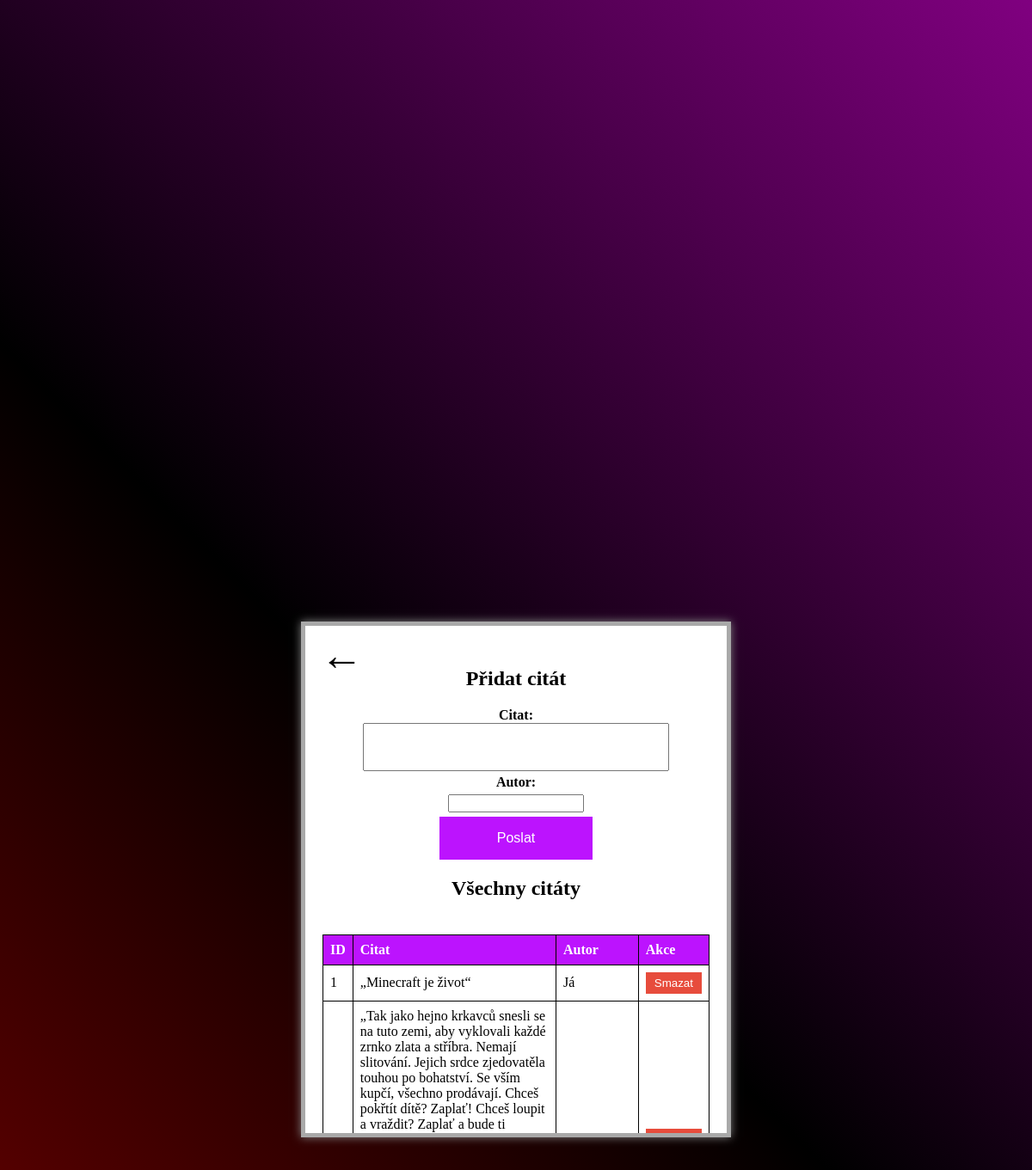
The page /priv.php on the database its author committed.
### tables this page shows
CREATE TABLE `citaty` (
  `id` int(11) NOT NULL,
  `citat` text DEFAULT NULL,
  `autor` varchar(255) DEFAULT NULL,
  `uzivatel_id` int(11) DEFAULT NULL,
  `datum` timestamp NOT NULL DEFAULT current_timestamp()
);

### priv.php (the view, shortened to what this page needs)
<!DOCTYPE html>
<html lang="en">
<head>
</head>
<body>
    <div class="menu">
        <div class="back"><a href="index.php">←</a></div>
        <h2>Přidat citát</h2>
        <form action="<?php echo htmlspecialchars($_SERVER["PHP_SELF"]); ?>" method="post">
            <label for="citat"><b>Citat:</b></label><br>
            <textarea name="citat" id="citat" required></textarea><br>
            <label for="autor"><b>Autor:</b></label><br>
            <input type="text" name="autor" id="autor" required><br>
            <input type="submit" value="Poslat" class="login-button">
        </form>
        <?php
        require('db.php');
        $query_select = "SELECT id, citat, autor FROM citaty";
        $result_select = mysqli_query($con, $query_select);
        ?>
        <h2>Všechny citáty</h2>
        <table>
            <tr>
                <th>ID</th>
                <th>Citat</th>
                <th>Autor</th>
                <th>Akce</th>
            </tr>
            <?php
            while ($row = mysqli_fetch_assoc($result_select)) {
                echo "<tr>";
                echo "<td>{$row['id']}</td>";
                echo "<td>{$row['citat']}</td>";
                echo "<td>{$row['autor']}</td>";
                echo "<td><button class='delete-btn' onclick='deleteQuote({$row['id']})'>Smazat</button></td>";
                echo "</tr>";
            }
            ?>
        </table>
    </div>
</body>
</html>

### priv.php (style rules this page uses)
body { display: flex; justify-content: center; align-items: center; height: 100vh; margin: 0; background: linear-gradient(45deg, rgba(139, 0, 0, 1) 0%, rgba(0, 0, 0, 1) 50%, rgba(128, 0, 128, 1) 100%); }
.menu { display: flex; flex-direction: column; margin-top: 50px; width: 450px; max-height: 550px; background-color: gray; padding: 20px; box-shadow: 0px 0px 10px gray; overflow-y: auto; background-color: white; border: 5px solid darkgray; align-items: center; text-align: center; }
.menu input { margin-top: 5px; }
#autor { width: 150px; }
#citat { width: 350px; height: 50px; }
h2 { text-align: center; }
#citat { resize: none; }
table { width: 100%; border-collapse: collapse; margin-top: 20px; }
th, td { border: 1px solid black; padding: 8px; text-align: left; }
th { background-color: #BC13FE; color: white; }
.delete-btn { background-color: #e74c3c; color: white; border: none; padding: 5px 10px; cursor: pointer; }
.back { display: flex; margin-top: -15px; margin-bottom: -35px; margin-left: -400px; font-size: 50px; }
.back a { color: black; text-decoration: none; margin-right: 5px; }
.login-button { color: #fff; background: #BC13FE; border: 0; outline: 0; width: 50%; height: 50px; font-size: 16px; text-align: center; cursor: pointer; }

### rows shown on the page
citaty: id "1", citat "„Minecraft je život“", autor "Já"
citaty: citat "„Tak jako hejno krkavců snesli se na tuto zemi, aby vyklovali každé zrnko zlata a stříbra. Nemají slitování. Jejich srdce zjedovatěla touhou po bohatství. Se vším kupčí, všechno prodávají. Chceš pokřtít dítě? Zaplať! Chceš loupit a vraždit? Zaplať a bude ti…"
